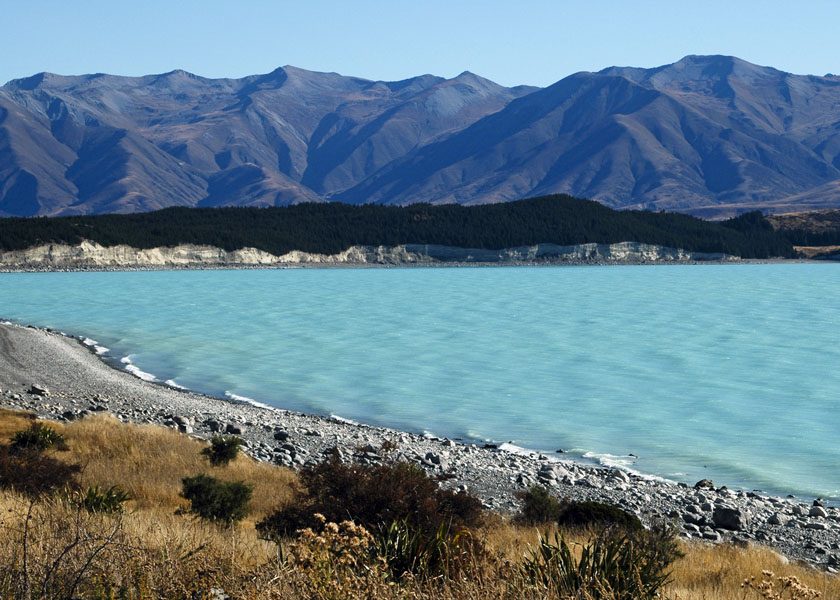
#> input picture 00_display_images/v1/import/New_Zealand_Lake.jpg, 840 x 600 px
$ python 01_colors.py
#> lines starting #> are read from the running program, lines starting #| are printed output that depends on the picture
import cv2 as cv
import matplotlib.pyplot as plt
import numpy as np


# Splitting and Merging Color Channels

img_NZ_bgr = cv.imread("import/New_Zealand_Lake.jpg", cv.IMREAD_COLOR)
#> img_NZ_bgr is the input picture: shape (600, 840, 3); mean B, G, R 140.2, 126.7, 100.9

# Split the image into the B,G,R components
b, g, r = cv.split(img_NZ_bgr)
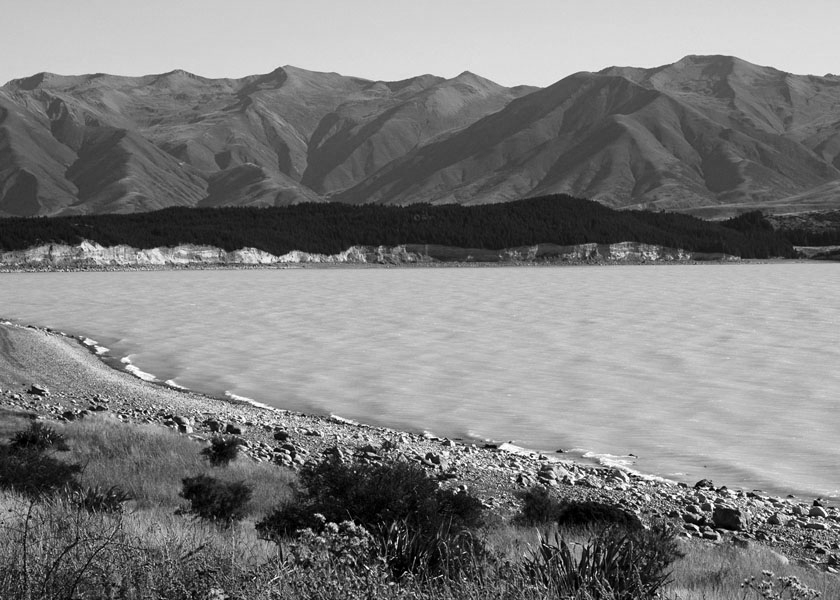
#> g: shape (600, 840); min 0, max 255, mean 126.7
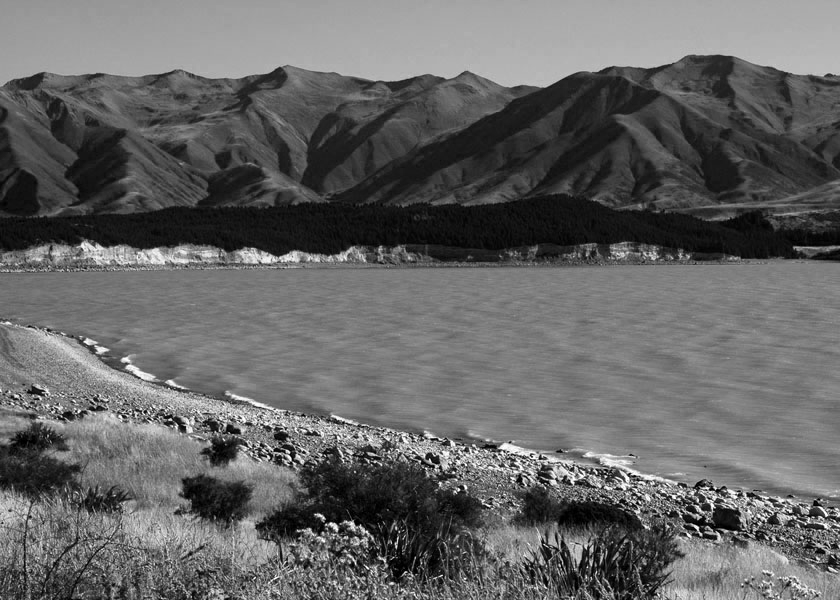
#> r: shape (600, 840); min 0, max 255, mean 100.9

# Show the channels
plt.figure(figsize=[18, 5])

plt.subplot(141);plt.imshow(r, cmap="gray");plt.title("Red Channel")
plt.subplot(142);plt.imshow(g, cmap="gray");plt.title("Green Channel")
plt.subplot(143);plt.imshow(b, cmap="gray");plt.title("Blue Channel")

# Merge the individual channels into a BGR image
imgMerged = cv.merge((b, g, r))
# Show the merged output
plt.subplot(144)
plt.imshow(imgMerged[:, :, ::-1])
plt.title("Merged Output")
plt.show()
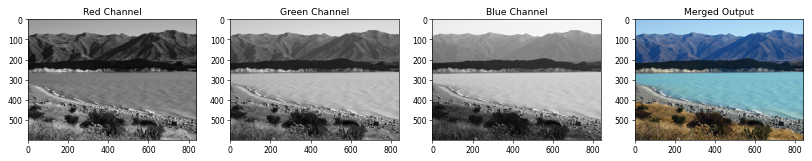
#> figure drawn by matplotlib, 4 panels


# OpenCV stores color channels in a differnet order than most other applications (BGR vs RGB).
img_NZ_rgb = cv.cvtColor(img_NZ_bgr, cv.COLOR_BGR2RGB)
plt.imshow(img_NZ_rgb)
plt.show()


# Changing to HSV color space
img_hsv = cv.cvtColor(img_NZ_bgr, cv.COLOR_BGR2HSV)
#> img_hsv: shape (600, 840, 3); mean H, S, V 82.2, 105.5, 149.4

# Split the image into the B,G,R components
h,s,v = cv.split(img_hsv)
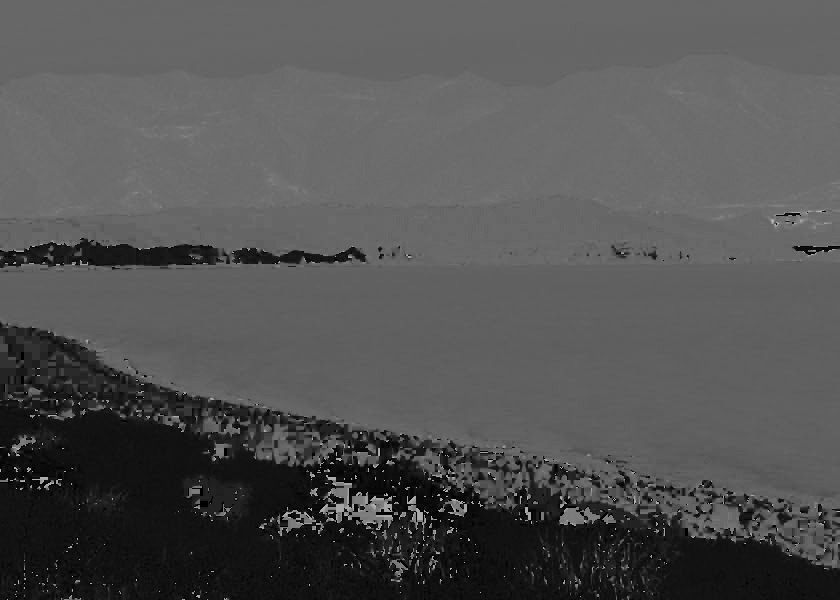
#> h: shape (600, 840); min 0, max 179, mean 82.2
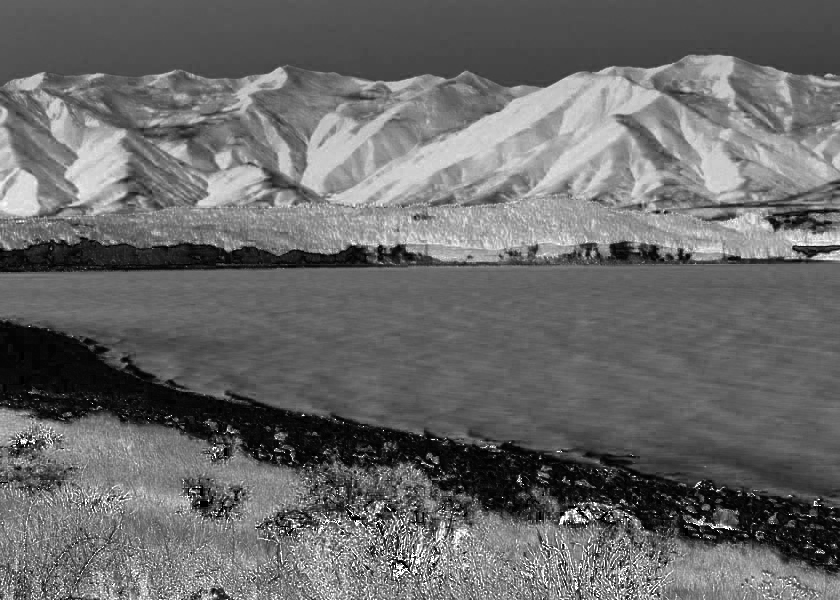
#> s: shape (600, 840); min 0, max 255, mean 105.5
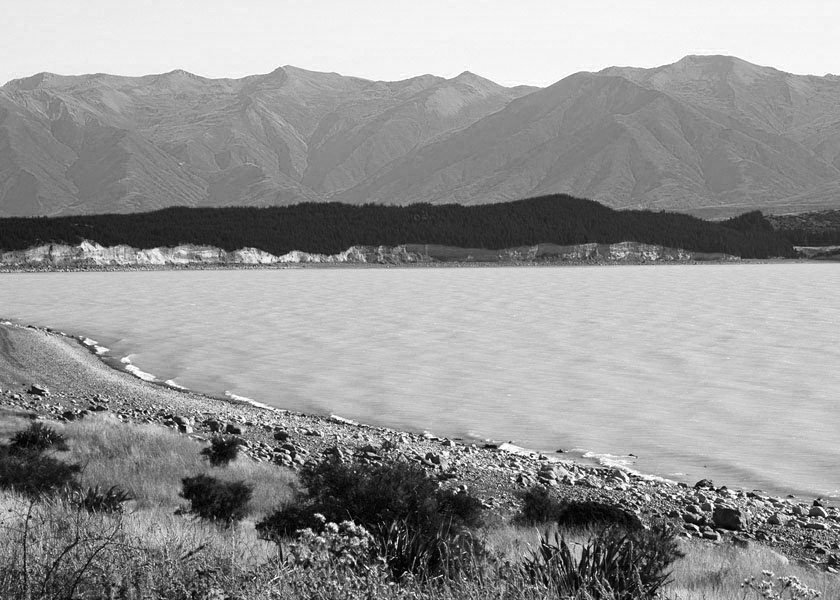
#> v: shape (600, 840); min 0, max 255, mean 149.4

# Show the channels
plt.figure(figsize=[16,4])
# h for color
plt.subplot(141);plt.imshow(h, cmap="gray");plt.title("H Channel")
# s for saturation/ intensity
plt.subplot(142);plt.imshow(s, cmap="gray");plt.title("S Channel")
# v for value
plt.subplot(143);plt.imshow(v, cmap="gray");plt.title("V Channel")
plt.subplot(144);plt.imshow(img_NZ_rgb);   plt.title("Original");plt.show()


#____________________________________________________________
# MODIFYING INDIVIDUAL CHANNEL

h_new = h + 10
img_NZ_merged = cv.merge((h_new, s, v))
#> img_NZ_merged: shape (600, 840, 3); mean H, S, V 92.2, 105.5, 149.4
img_NZ_rgb = cv.cvtColor(img_NZ_merged, cv.COLOR_HSV2RGB)
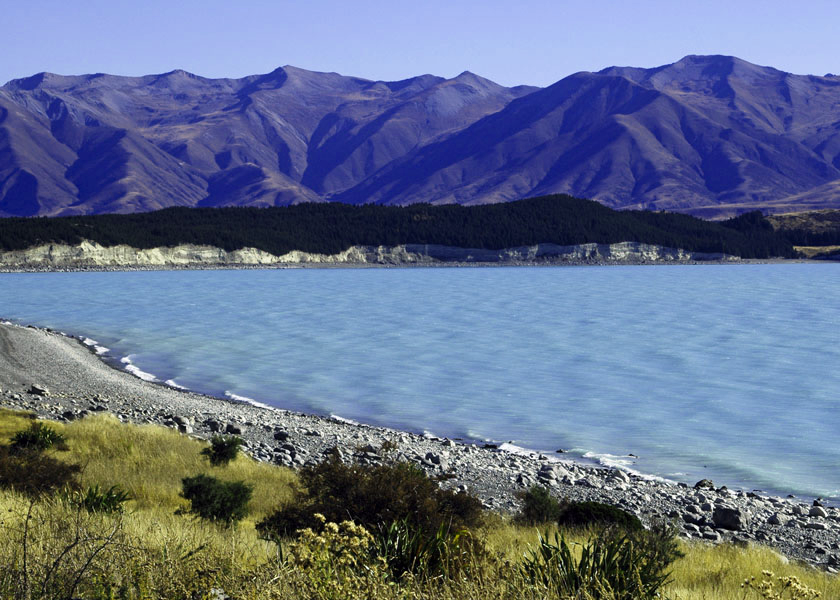
#> img_NZ_rgb: shape (600, 840, 3); mean R, G, B 100.3, 113, 140.1

# Show the channels
plt.figure(figsize=[16,4])
plt.subplot(141);plt.imshow(h, cmap="gray");plt.title("H Channel")
plt.subplot(142);plt.imshow(s, cmap="gray");plt.title("S Channel")
plt.subplot(143);plt.imshow(v, cmap="gray");plt.title("V Channel")
plt.subplot(144);plt.imshow(img_NZ_rgb);   plt.title("Original"); plt.show()

#____________________________________________________________
# SAVING IMAGES

# save image
cv.imwrite("import/New_Zealand_Lake_SAVED.png", img_NZ_bgr)

#read image
lake_img = cv.imread("import/New_Zealand_Lake_SAVED.png")

# Use OpenCV imshow(), display until any key is pressed
window3 = cv.namedWindow("w3")
cv.imshow(window3, lake_img)
cv.waitKey(0)
cv.destroyWindow(window3)

# plt.imshow("image/New_Zealand_Lake_SAVED.png")
# plt.show()

# read the image as Color
img_NZ_bgr = cv.imread("import/New_Zealand_Lake_SAVED.png", cv.IMREAD_COLOR)
print("img_NZ_bgr shape (H, W, C) is:", img_NZ_bgr.shape)
#| img_NZ_bgr shape (H, W, C) is: (600, 840, 3)

# read the image as Grayscaled
img_NZ_gry = cv.imread("import/New_Zealand_Lake_SAVED.png", cv.IMREAD_GRAYSCALE)
#> img_NZ_gry: shape (600, 840); min 0, max 255, mean 120
print("img_NZ_gry shape (H, W) is:", img_NZ_gry.shape)
#| img_NZ_gry shape (H, W) is: (600, 840)

$ run again, with 00_display_images/v1/import/checkerboard_color.png saved as 00_display_images/v1/import/New_Zealand_Lake.jpg
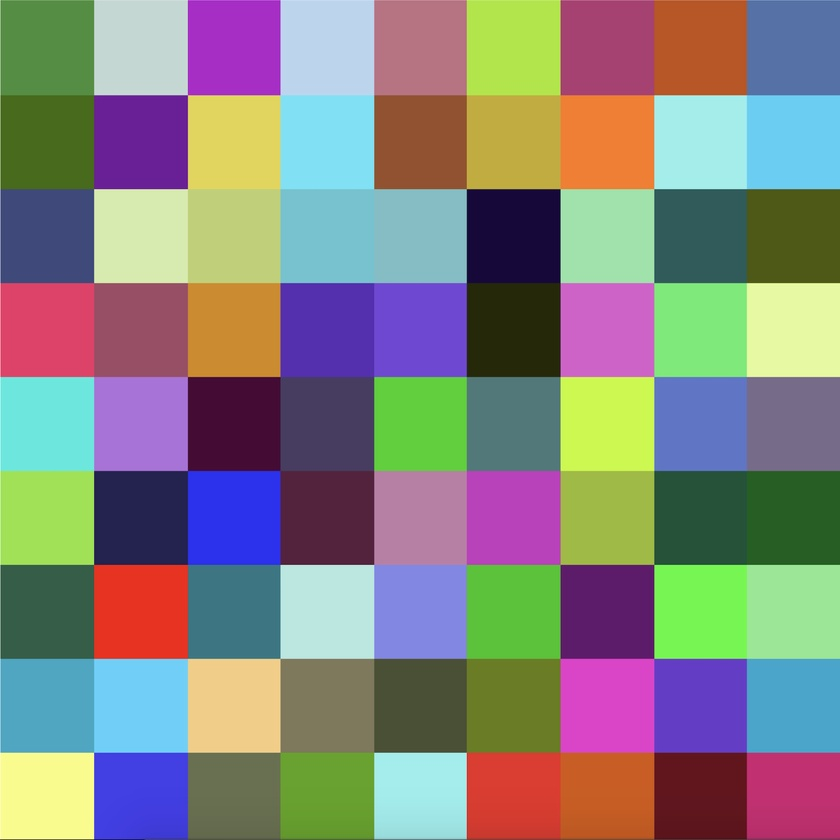
#> input picture 00_display_images/v1/import/checkerboard_color.png, 840 x 840 px, shrunk from 1800 x 1800 before the run
#> img_NZ_bgr is the input picture: shape (840, 840, 3); mean B, G, R 126.7, 131.4, 133
#> img_hsv: shape (840, 840, 3); mean H, S, V 85.7, 139.4, 177.9
#> img_NZ_merged: shape (840, 840, 3); mean H, S, V 95.7, 139.4, 177.9
#> `img_NZ_rgb = cv.cvtColor(img_NZ_merged, cv.COLOR_HSV2RGB)`:
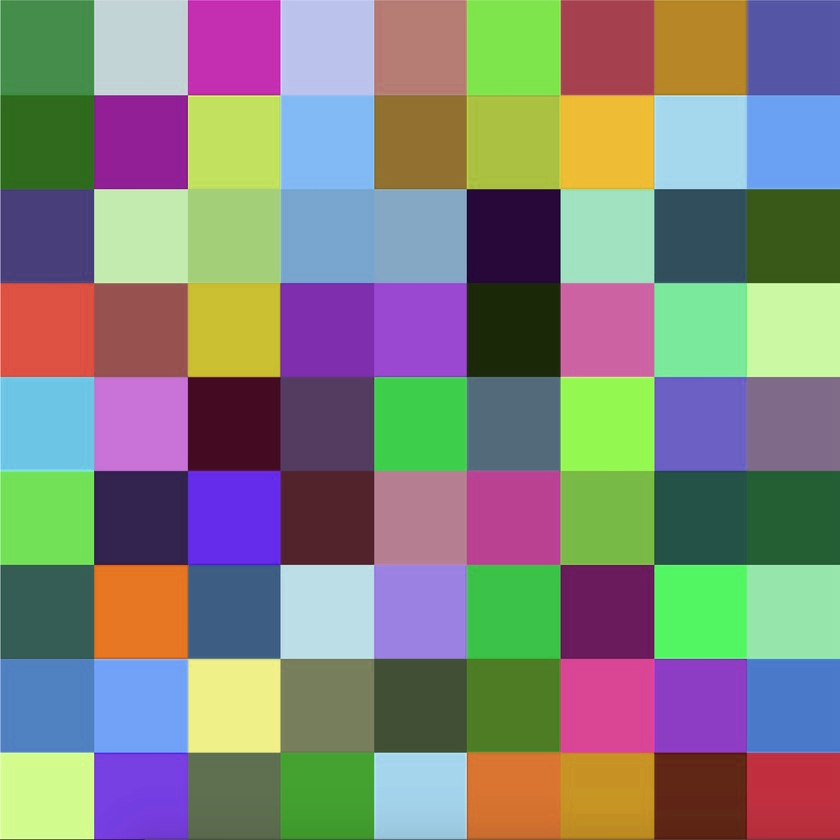
#> img_NZ_rgb: shape (840, 840, 3); mean R, G, B 130.6, 131.2, 124.2
#| img_NZ_bgr shape (H, W, C) is: (840, 840, 3)
#> `img_NZ_gry = cv.imread("import/New_Zealand_Lake_SAVED.png", cv.IMREAD_..`:
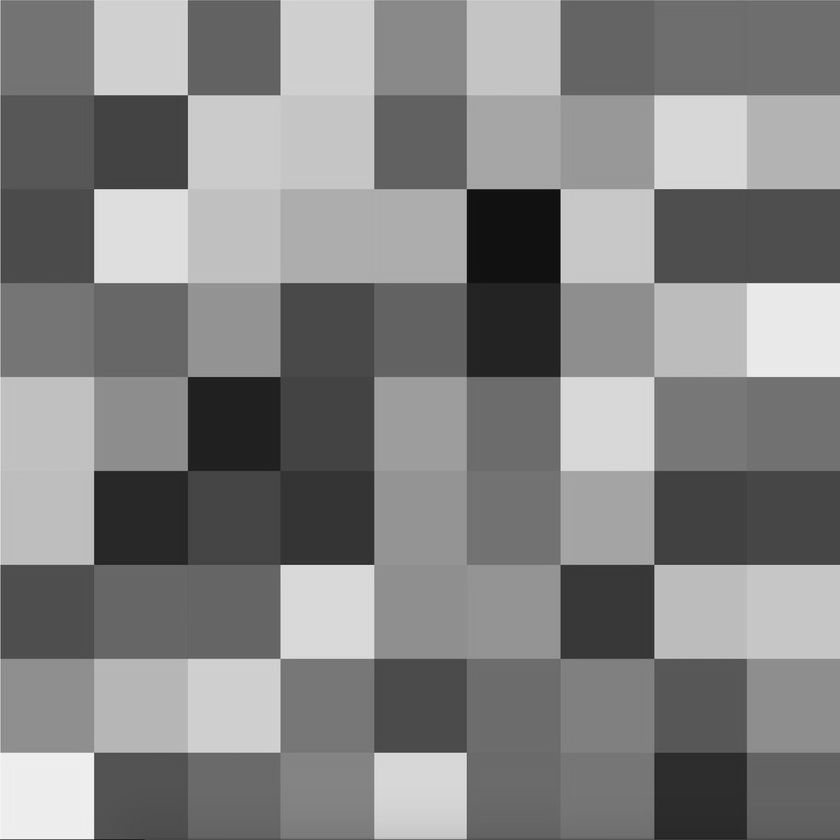
#> img_NZ_gry: shape (840, 840); min 8, max 246, mean 130.8
#| img_NZ_gry shape (H, W) is: (840, 840)
